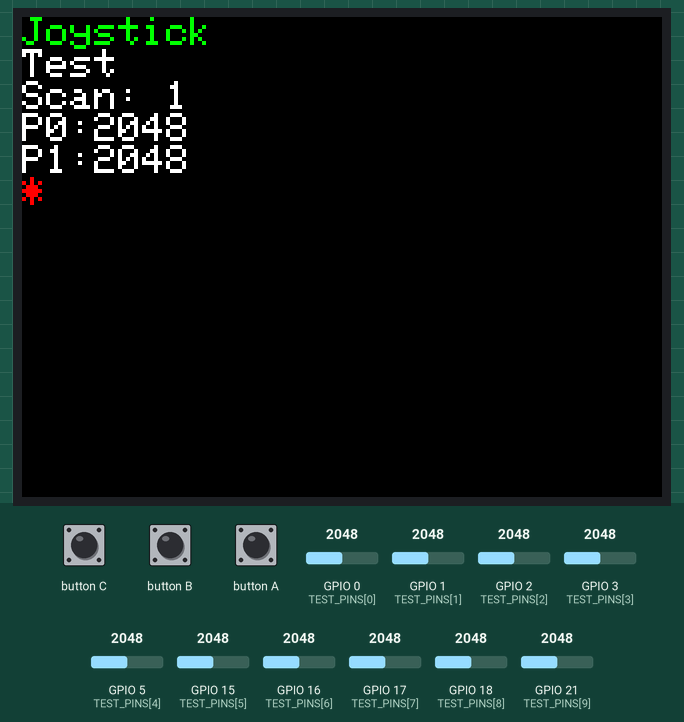
Simulated run of this sketch. Board: ESP32-S3. Parts: 320×240 colour display. The inputs (shaded band) are chosen by the test bench; at power-on: GPIO 0 (TEST_PINS[0]) = 2048, GPIO 1 (TEST_PINS[1]) = 2048, GPIO 2 (TEST_PINS[2]) = 2048, GPIO 3 (TEST_PINS[3]) = 2048, GPIO 5 (TEST_PINS[4]) = 2048, GPIO 15 (TEST_PINS[5]) = 2048, GPIO 16 (TEST_PINS[6]) = 2048, GPIO 17 (TEST_PINS[7]) = 2048, GPIO 18 (TEST_PINS[8]) = 2048, GPIO 21 (TEST_PINS[9]) = 2048. What the sketch prints to the serial monitor is not drawn.

Above: at 3.4 s.
3.5 s: button C pressed for 3.2 s
8.2 s: GPIO 0 (TEST_PINS[0]) set to 1760
At 9.1 s:
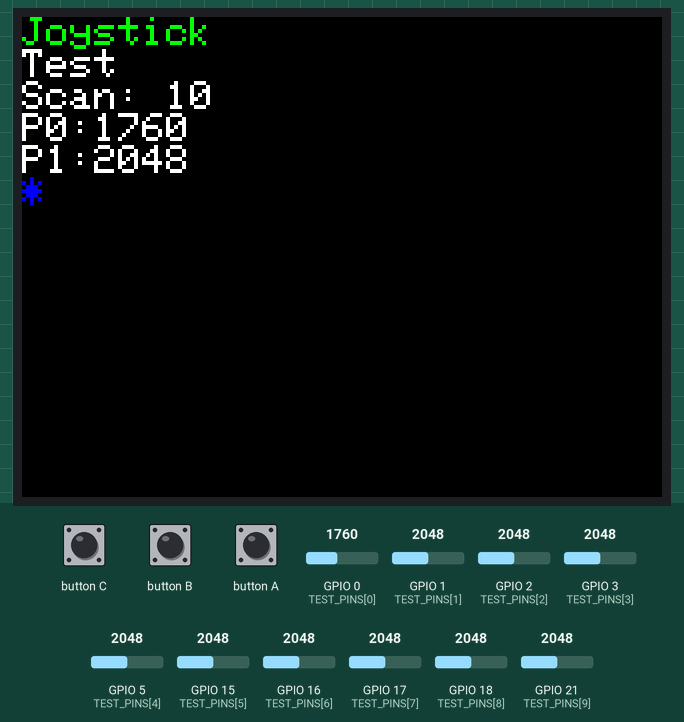
10.1 s: GPIO 1 (TEST_PINS[1]) set to 3940
At 11.0 s:
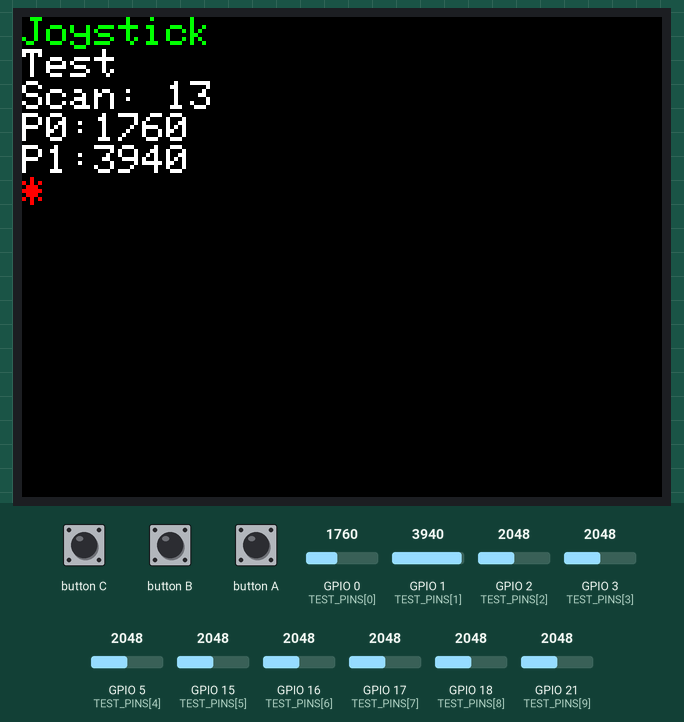
12.0 s: GPIO 0 (TEST_PINS[0]) set to 122
At 13.0 s:
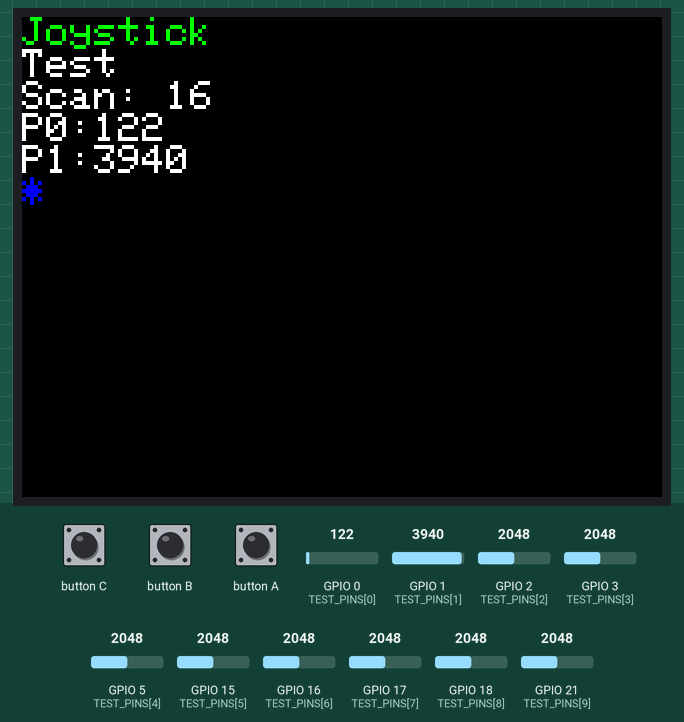
14.0 s: GPIO 1 (TEST_PINS[1]) set to 60
At 14.9 s:
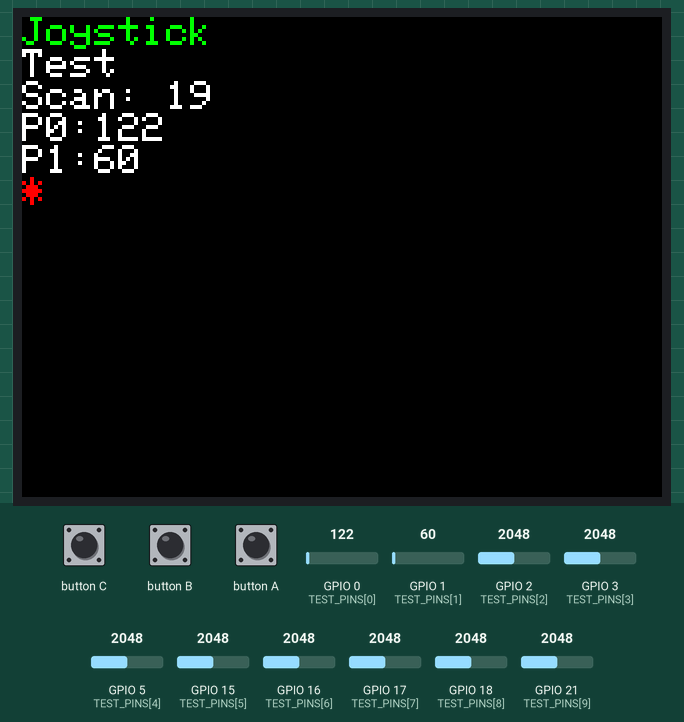
15.9 s: GPIO 0 (TEST_PINS[0]) set to 60
At 16.8 s:
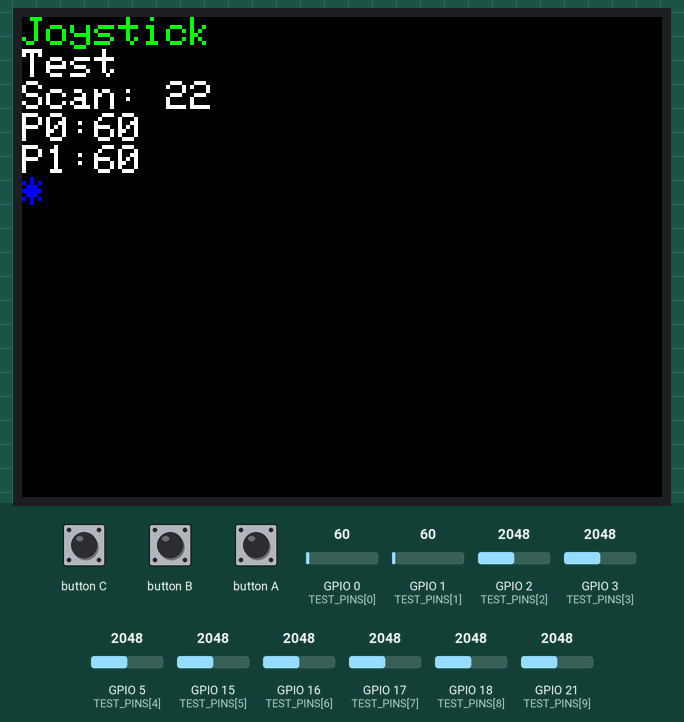
Timing chart, 0 to 18.8 s (numbered marks = the images above; inputs shaded):
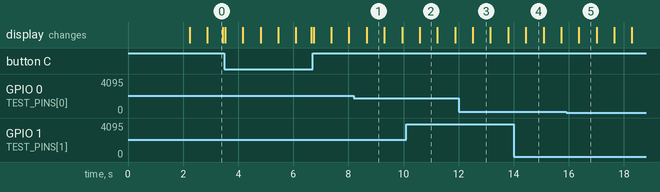

The sketch:

09_simple_joystick_test.ino
```cpp
/**
 * @file 09_simple_joystick_test.ino
 * @brief M5Stack Atom-JoyStick 簡単Joystick読み取りテスト
 * @description 最小限のコードでJoystick入力を確認
 *
 * Phase 4.2: 安定動作Joystickテスト
 * - WiFi無効・最小限の機能のみ
 * - ADC読み取り・シリアル出力のみ
 * - リセットループ問題回避
 *
 * @target M5Stack Atom-JoyStick (ESP32-S3)
 */

#include <M5Unified.h>

// テスト対象GPIOピン（M5Stack Atom-JoyStick推定ピン）
const int TEST_PINS[] = {0, 1, 2, 3, 5, 15, 16, 17, 18, 21};
const int TEST_PIN_COUNT = sizeof(TEST_PINS) / sizeof(TEST_PINS[0]);

// スキャン設定
const int SCAN_INTERVAL = 500;  // 500ms間隔（安定動作優先）
const int SAMPLE_COUNT = 5;     // 5回平均
unsigned long last_scan = 0;

void setup() {
    // M5Unified最小初期化
    auto cfg = M5.config();
    cfg.external_spk = false;  // スピーカー無効
    M5.begin(cfg);

    Serial.begin(115200);
    delay(2000);  // 安定待機

    Serial.println("===========================================");
    Serial.println("M5Stack Atom-JoyStick 簡単テスト");
    Serial.println("===========================================");
    Serial.println("WiFi無効・最小限Joystick読み取りテスト");
    Serial.println();

    // LCD基本表示
    M5.Display.clear(BLACK);
    M5.Display.setTextSize(2);
    M5.Display.setTextColor(WHITE);
    M5.Display.setCursor(0, 0);
    M5.Display.println("Joystick");
    M5.Display.println("Test");
    M5.Display.println("Ready!");

    Serial.println("✅ 初期化完了");
    Serial.printf("✅ テスト対象: %dピン\n", TEST_PIN_COUNT);
    Serial.println("✅ 操作: Joystickを動かしてください");
    Serial.println();

    last_scan = millis();
}

void loop() {
    M5.update();

    // 500ms間隔でスキャン
    if (millis() - last_scan >= SCAN_INTERVAL) {
        perform_simple_scan();
        last_scan = millis();
    }

    delay(10);  // 安定動作
}

void perform_simple_scan() {
    Serial.println("--- ADC読み取り結果 ---");

    for (int i = 0; i < TEST_PIN_COUNT; i++) {
        int pin = TEST_PINS[i];

        // 複数回サンプリングして平均化
        int total = 0;
        for (int j = 0; j < SAMPLE_COUNT; j++) {
            total += analogRead(pin);
            delay(1);
        }
        int average = total / SAMPLE_COUNT;

        Serial.printf("GPIO%02d: %4d", pin, average);

        // 特徴的な値の場合は強調表示
        if (average < 100) {
            Serial.print(" [LOW]");
        } else if (average > 3900) {
            Serial.print(" [HIGH]");
        } else if (average > 1800 && average < 2300) {
            Serial.print(" [MID]");
        }

        Serial.println();
    }

    Serial.println("------------------------");
    Serial.println();

    // LCD更新
    update_lcd_display();
}

void update_lcd_display() {
    static int update_count = 0;
    update_count++;

    M5.Display.clear(BLACK);
    M5.Display.setCursor(0, 0);
    M5.Display.setTextSize(2);

    M5.Display.setTextColor(GREEN);
    M5.Display.println("Joystick");
    M5.Display.setTextColor(WHITE);
    M5.Display.println("Test");

    M5.Display.printf("Scan: %d\n", update_count);

    // 最も特徴的なピンの値を表示
    int pin0_val = analogRead(TEST_PINS[0]);
    int pin1_val = analogRead(TEST_PINS[1]);

    M5.Display.printf("P0:%d\n", pin0_val);
    M5.Display.printf("P1:%d\n", pin1_val);

    // 動作確認用ドット
    M5.Display.setTextColor(update_count % 2 ? RED : BLUE);
    M5.Display.println("*");
}
```

Measured:
- what the display in image 0 shows lasts 0.5 s, from 2.9 s to 3.4 s
